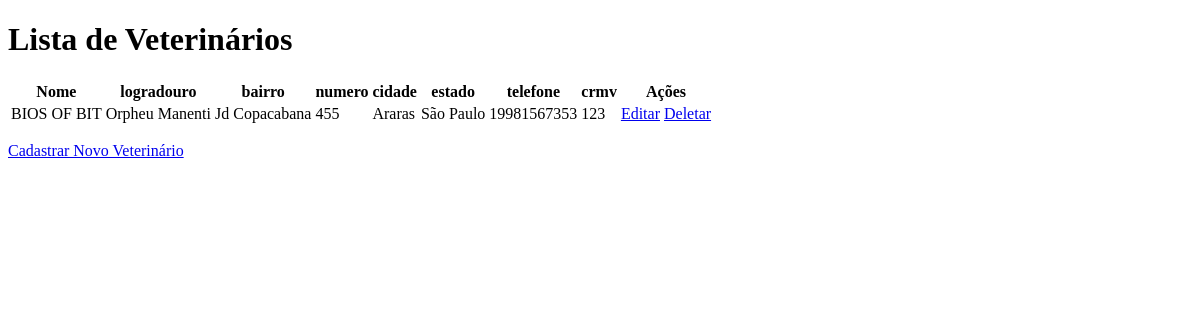
The app's page /atualizacaoVet/, older data.
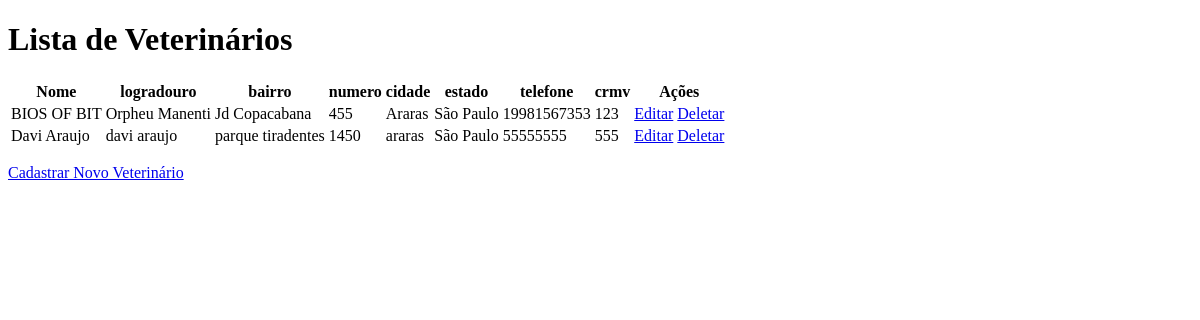
The same page, newer data.
### Aplicativo/models.py (models this page shows)
class VeterinarioCadastroModel(models.Model):
    nome = models.CharField(max_length=255)
    email = models.CharField(max_length=255)
    logradouro = models.CharField(max_length=255)
    bairro = models.CharField(max_length=100)
    numero = models.CharField(max_length=10)
    cidade = models.CharField('cidade',max_length=100, default = 'cidade')
    estado = models.CharField(max_length=3)
    telefone = models.CharField(max_length=15)
    crmv = models.CharField(max_length=20)
    password = models.CharField(max_length=50)

### Aplicativo/views.py (the view)
# urls.py: path('atualizacaoVet/', views.atualizacaoVet, name='atualizacaoVet'),
def atualizacaoVet(request):
    veterinarios = VeterinarioCadastroModel.objects.all()
    return render(request, 'atualizacaoVet.html', {'veterinarios': veterinarios})

### Aplicativo/templates/atualizacaoVet.html (shortened to what this page needs)
<!DOCTYPE html>
<html lang="en">
<head>
</head>
<body>
    <h1>Lista de Veterinários</h1>
    <table>
        <thead>
            <tr>
                <th>Nome</th>
                <th>logradouro</th>
                <th>bairro</th>
                <th>numero</th>
                <th>cidade</th>
                <th>estado</th>
                <th>telefone</th>
                <th>crmv</th>
                <th>Ações</th>
            </tr>
        </thead>
        <tbody>
            {% for veterinario in veterinarios %}
            <tr>
                <td>{{ veterinario.nome }}</td>
                <td>{{ veterinario.logradouro }}</td>
                <td>{{ veterinario.bairro }}</td>
                <td>{{ veterinario.numero }}</td>
                <td>{{ veterinario.cidade }}</td>
                <td>{{ veterinario.estado }}</td>
                <td>{{ veterinario.telefone }}</td>
                <td>{{ veterinario.crmv }}</td>
                <td>
                    <a href="/updateVet/{{ veterinario.id }}" class="btn btn-edit">Editar</a>
                    <a href="/deleteVet/{{ veterinario.id }}" class="btn btn-delete">Deletar</a>
                </td>
            </tr>
            {% endfor %}
        </tbody>
    </table>
    <p><a href="/cadastroVet/">Cadastrar Novo Veterinário</a></p>
</body>
</html>

Row changes from the older to the newer data that the page shows:
added VeterinarioCadastroModel: nome "Davi Araujo", logradouro "davi araujo", bairro "parque tiradentes", numero "1450", cidade "araras", estado "São Paulo", telefone "55555555", crmv "555"
